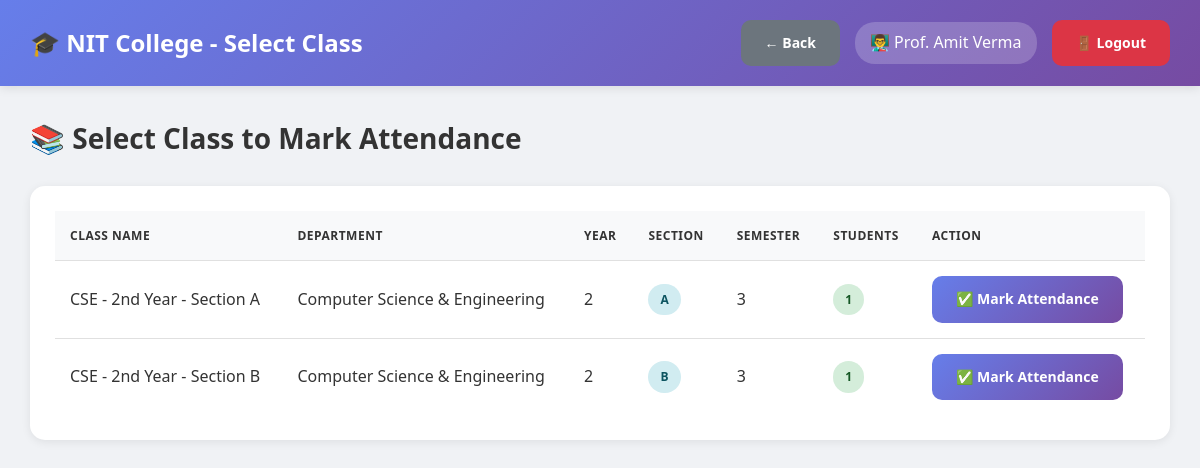
Screenshot of /teacher/select_class.php (signed in) with the database file from the repository.
### tables this page shows
CREATE TABLE users (
    id INT AUTO_INCREMENT PRIMARY KEY,
    username VARCHAR(50) UNIQUE NOT NULL,
    password VARCHAR(255) NOT NULL,
    full_name VARCHAR(100) NOT NULL,
    email VARCHAR(100) UNIQUE NOT NULL,
    phone VARCHAR(15),
    role ENUM('admin', 'hod', 'teacher') NOT NULL,
    department_id INT DEFAULT NULL,
    is_active TINYINT(1) DEFAULT 1,
    created_at TIMESTAMP DEFAULT CURRENT_TIMESTAMP,
    FOREIGN KEY (department_id) REFERENCES departments(id) ON DELETE SET NULL
);

CREATE TABLE classes (
    id INT AUTO_INCREMENT PRIMARY KEY,
    class_name VARCHAR(100) NOT NULL,
    department_id INT NOT NULL,
    year INT NOT NULL,
    section VARCHAR(10) NOT NULL,
    teacher_id INT NOT NULL,
    semester INT NOT NULL,
    academic_year VARCHAR(20) NOT NULL,
    created_at TIMESTAMP DEFAULT CURRENT_TIMESTAMP,
    FOREIGN KEY (department_id) REFERENCES departments(id) ON DELETE CASCADE,
    FOREIGN KEY (teacher_id) REFERENCES users(id) ON DELETE CASCADE
     
);

CREATE TABLE departments (
    id INT AUTO_INCREMENT PRIMARY KEY,
    dept_name VARCHAR(100) NOT NULL,
    dept_code VARCHAR(20) UNIQUE NOT NULL,
    hod_id INT DEFAULT NULL,
    created_at TIMESTAMP DEFAULT CURRENT_TIMESTAMP
);

### db.php (called while the page is built, shortened)
<?php
$conn = new mysqli(DB_HOST, DB_USER, DB_PASS, DB_NAME);
$conn->set_charset("utf8mb4");
$conn->query("SET time_zone = '+05:30'");
function isLoggedIn() {
    return isset($_SESSION['user_id']) && isset($_SESSION['role']);
}
function getCurrentUser() {
    global $conn;
    $user_id = $_SESSION['user_id'];
    $role = $_SESSION['role'];
    if ($role === 'student') {
        $query = "SELECT * FROM students WHERE id = ?";
    } elseif ($role === 'parent') {
        $query = "SELECT * FROM parents WHERE id = ?";
    } else {
        $query = "SELECT * FROM users WHERE id = ?";
    }
    $stmt = $conn->prepare($query);
    $stmt->bind_param("i", $user_id);
    $stmt->execute();
    $result = $stmt->get_result();
    return $result->fetch_assoc();
}
?>

### teacher/select_class.php (the view, shortened to what this page needs)
<?php
require_once '../db.php';
$user = getCurrentUser();
$teacher_id = $_SESSION['user_id'];
$classes_query = "SELECT c.*, d.dept_name,
                  (SELECT COUNT(*) FROM students WHERE class_id = c.id AND is_active = 1) as student_count
                  FROM classes c
                  LEFT JOIN departments d ON c.department_id = d.id
                  WHERE c.teacher_id = $teacher_id
                  ORDER BY c.class_name";
$classes = $conn->query($classes_query);
?>
<!DOCTYPE html>
<html lang="en">
<head>
    <link rel="stylesheet" href="../assets/style.css">
</head>
<body class="dashboard-container">
    <nav class="navbar">
        <div>
            <h1>🎓 NIT College - Select Class</h1>
        </div>
        <div class="user-info">
            <a href="index.php" class="btn btn-secondary">← Back</a>
            <span>👨‍🏫 <?php echo htmlspecialchars($user['full_name']); ?></span>
            <a href="../logout.php" class="btn btn-danger">🚪 Logout</a>
        </div>
    </nav>
    <div class="main-content">
        <h2>📚 Select Class to Mark Attendance</h2>
        <div class="table-container">
            <table>
                <thead>
                    <tr>
                        <th>Class Name</th>
                        <th>Department</th>
                        <th>Year</th>
                        <th>Section</th>
                        <th>Semester</th>
                        <th>Students</th>
                        <th>Action</th>
                    </tr>
                </thead>
                <tbody>
                    <?php if ($classes->num_rows > 0): ?>
                        <?php while ($class = $classes->fetch_assoc()): ?>
                        <tr>
                            <td><?php echo htmlspecialchars($class['class_name']); ?></td>
                            <td><?php echo htmlspecialchars($class['dept_name']); ?></td>
                            <td><?php echo $class['year']; ?></td>
                            <td><span class="badge badge-info"><?php echo htmlspecialchars($class['section']); ?></span></td>
                            <td><?php echo $class['semester']; ?></td>
                            <td><span class="badge badge-success"><?php echo $class['student_count']; ?></span></td>
                            <td>
                                <a href="mark_attendance.php?class_id=<?php echo $class['id']; ?>"
                                   class="btn btn-primary">
                                    ✅ Mark Attendance
                                </a>
                            </td>
                        </tr>
                        <?php endwhile; ?>
                    <?php endif; ?>
                </tbody>
            </table>
        </div>
    </div>
</body>
</html>

### assets/style.css (style rules this page uses)
* { margin: 0; padding: 0; box-sizing: border-box; }
body { font-family: 'Segoe UI', Tahoma, Geneva, Verdana, sans-serif; background: #f0f2f5; color: #333; line-height: 1.6; }
.btn { padding: 12px 24px; border: none; border-radius: 10px; font-size: 14px; font-weight: 600; cursor: pointer; transition: all 0.3s ease; text-decoration: none; display: inline-block; text-align: center; }
.btn-primary { background: linear-gradient(135deg, #667eea 0%, #764ba2 100%); color: white; }
.btn-danger { background: #dc3545; color: white; }
.btn-secondary { background: #6c757d; color: white; }
.dashboard-container { background: #f0f2f5; min-height: 100vh; }
.navbar { background: linear-gradient(135deg, #667eea 0%, #764ba2 100%); color: white; padding: 20px 30px; display: flex; justify-content: space-between; align-items: center; box-shadow: 0 2px 10px rgba(0, 0, 0, 0.1); position: sticky; top: 0; z-index: 100; }
.navbar h1 { font-size: 24px; font-weight: 600; }
.navbar .user-info { display: flex; align-items: center; gap: 15px; }
.navbar .user-info span { background: rgba(255, 255, 255, 0.2); padding: 8px 15px; border-radius: 20px; }
.main-content { padding: 30px; max-width: 1400px; margin: 0 auto; }
.main-content h2 { margin-bottom: 25px; color: #333; font-size: 28px; }
.table-container { background: white; border-radius: 15px; padding: 25px; box-shadow: 0 2px 10px rgba(0, 0, 0, 0.08); overflow-x: auto; margin-bottom: 30px; }
table { width: 100%; border-collapse: collapse; }
table thead { background: #f8f9fa; }
table th, table td { padding: 15px; text-align: left; border-bottom: 1px solid #e0e0e0; }
table th { font-weight: 600; color: #333; text-transform: uppercase; font-size: 12px; letter-spacing: 0.5px; }
table tr:last-child td { border-bottom: none; }
.badge { padding: 6px 12px; border-radius: 20px; font-size: 12px; font-weight: 600; display: inline-block; }
.badge-success { background: #d4edda; color: #155724; }
.badge-info { background: #d1ecf1; color: #0c5460; }

### rows the page displays
users: full_name "Prof. Amit Verma"
classes: class_name "CSE - 2nd Year - Section A", department.dept_name "Computer Science & Engineering", year "2", section "A", semester "3", student_count "1"
classes: class_name "CSE - 2nd Year - Section B", department.dept_name "Computer Science & Engineering", year "2", section "B", semester "3", student_count "1"
